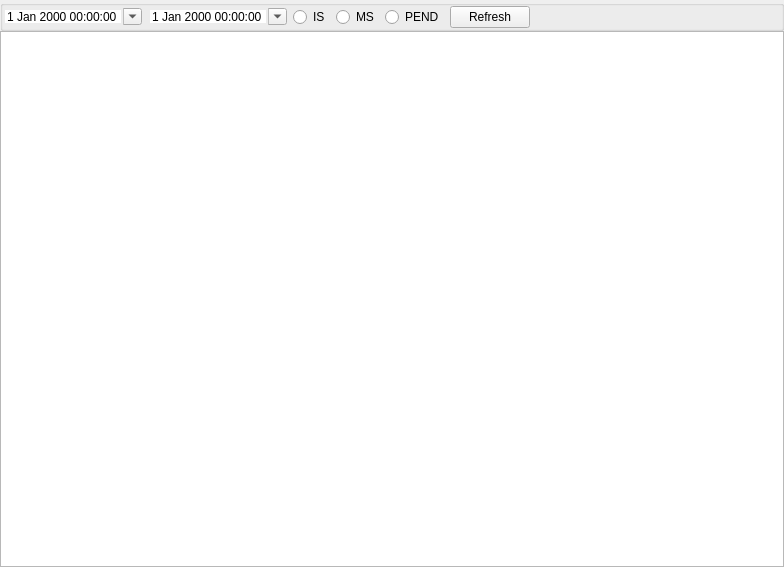
<?xml version="1.0" encoding="UTF-8"?>
<ui version="4.0">
 <class>StatementWidget</class>
 <widget class="QWidget" name="StatementWidget">
  <property name="geometry">
   <rect>
    <x>0</x>
    <y>0</y>
    <width>784</width>
    <height>567</height>
   </rect>
  </property>
  <property name="windowTitle">
   <string/>
  </property>
  <layout class="QGridLayout" name="gridLayout">
   <property name="leftMargin">
    <number>0</number>
   </property>
   <property name="topMargin">
    <number>0</number>
   </property>
   <property name="rightMargin">
    <number>0</number>
   </property>
   <property name="bottomMargin">
    <number>0</number>
   </property>
   <property name="spacing">
    <number>0</number>
   </property>
   <item row="0" column="0">
    <widget class="QGroupBox" name="treeWidgetOrder">
     <property name="sizePolicy">
      <sizepolicy hsizetype="Preferred" vsizetype="Preferred">
       <horstretch>0</horstretch>
       <verstretch>0</verstretch>
      </sizepolicy>
     </property>
     <property name="title">
      <string/>
     </property>
     <layout class="QHBoxLayout" name="horizontalLayout_2">
      <property name="spacing">
       <number>-1</number>
      </property>
      <property name="leftMargin">
       <number>0</number>
      </property>
      <property name="topMargin">
       <number>0</number>
      </property>
      <property name="rightMargin">
       <number>0</number>
      </property>
      <property name="bottomMargin">
       <number>0</number>
      </property>
      <item>
       <widget class="DateTimeEdit" name="start">
        <property name="frame">
         <bool>false</bool>
        </property>
        <property name="calendarPopup">
         <bool>true</bool>
        </property>
       </widget>
      </item>
      <item>
       <widget class="DateTimeEdit" name="end">
        <property name="frame">
         <bool>false</bool>
        </property>
        <property name="calendarPopup">
         <bool>true</bool>
        </property>
       </widget>
      </item>
      <item>
       <widget class="QRadioButton" name="rBtnIS">
        <property name="text">
         <string>IS</string>
        </property>
       </widget>
      </item>
      <item>
       <widget class="QRadioButton" name="rBtnMS">
        <property name="text">
         <string>MS</string>
        </property>
       </widget>
      </item>
      <item>
       <widget class="QRadioButton" name="rBtnPEND">
        <property name="text">
         <string>PEND</string>
        </property>
       </widget>
      </item>
      <item>
       <widget class="QPushButton" name="pBtnRefresh">
        <property name="text">
         <string>Refresh</string>
        </property>
       </widget>
      </item>
      <item>
       <spacer name="horizontalSpacer_3">
        <property name="orientation">
         <enum>Qt::Orientation::Horizontal</enum>
        </property>
        <property name="sizeHint" stdset="0">
         <size>
          <width>516</width>
          <height>17</height>
         </size>
        </property>
       </spacer>
      </item>
     </layout>
    </widget>
   </item>
   <item row="1" column="0">
    <widget class="QTableView" name="tableView"/>
   </item>
  </layout>
 </widget>
 <customwidgets>
  <customwidget>
   <class>DateTimeEdit</class>
   <extends>QDateTimeEdit</extends>
   <header location="global">widget/datetimeedit.h</header>
  </customwidget>
 </customwidgets>
 <resources/>
 <connections/>
</ui>
